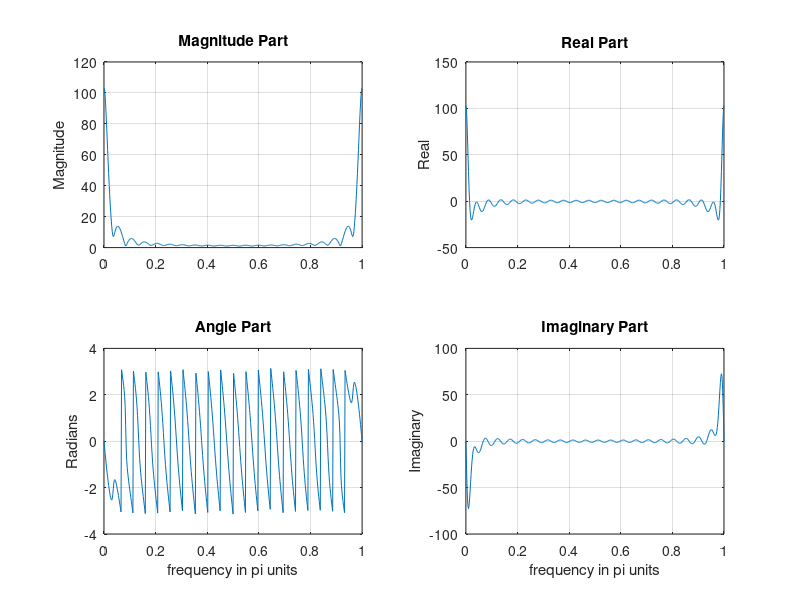

The MATLAB source for this figure: (Note: this script raises an error after producing the figure.)
%% EE 386 DTFT
%% TASK 1
% 1
% Using the matrix-vector multiplication approach discussed in section 2.1 of this lab, write a 
% Matlab function to compute the DTFT of a finite-duration sequence. 

%% Task 1a 
% over −𝜋 ≤ 𝜔 ≤ 𝜋. Plot DTFT magnitude and angle graphs.
%  𝑥(𝑛) = 𝑛(0.9)^𝑛 * [𝑢(𝑛) − 𝑢(𝑛 − 21)]
w = [0:1:500]*(2*pi)/500; % [0, pi] axis divided into 501 points.
a1 = 0.9.*ones(1,501).*exp(-1i*w);
X1a = (21*a1.^21 - 22*a1.^22 + a1 )./ (1-a1).^2;

magX1a = abs(X1a); angX1a = angle(X1a); realX1a = real(X1a); imagX1a = imag(X1a);

figure(1)
subplot(2,2,1); plot(w/(2*pi),magX1a); grid
title('Magnitude Part'); ylabel('Magnitude')
subplot(2,2,3); plot(w/(2*pi),angX1a); grid
xlabel('frequency in pi units'); title('Angle Part'); ylabel('Radians')
subplot(2,2,2); plot(w/(2*pi),realX1a); grid
title('Real Part'); ylabel('Real')
subplot(2,2,4); plot(w/(2*pi),imagX1a); grid
xlabel('frequency in pi units'); title('Imaginary Part'); ylabel('Imaginary')

%% Task 1b  
% over −𝜋 ≤ 𝜔 ≤ 𝜋. Plot DTFT magnitude and angle graphs of 
% 𝑥(𝑛) = {𝟒, 3, 2, 1, 1, 2, 3, 4}
n = 0:7;
w = [0:1:500]*(2*pi)/500;
x1b = [4 3 2 1 1 2 3 4];
X1b = dtft(x1b,n,w);

% might want to put all this junk in the function too
magX1b = abs(X1b); angX1b = angle(X1b); realX1b = real(X1b); imagX1b = imag(X1b);

figure(2)
subplot(2,2,1); plot(w/(2*pi),magX1b); grid
title('Magnitude Part'); ylabel('Magnitude')
subplot(2,2,3); plot(w/(2*pi),angX1b); grid
xlabel('frequency in pi units'); title('Angle Part'); ylabel('Radians')
subplot(2,2,2); plot(w/(2*pi),realX1b); grid
title('Real Part'); ylabel('Real')
subplot(2,2,4); plot(w/(2*pi),imagX1b); grid
xlabel('frequency in pi units'); title('Imaginary Part'); ylabel('Imaginary')
%% Task 2
%Let 𝑥1(𝑛) = { 𝟏, 2, 2, 1}. A new sequence 𝑥2(𝑛) is formed using:
%   x2(n) = {x1(n), 0<= n <=3} , {x1(n-4), 4<= n <=7}, {0, otherwise}
%% Part A done on paper
%% Task 2B
% Express X2(e^jw) in terms of X1(e^jw) without explicitly computing X1(e^jw)
x_1 = [1 2 2 1]; % seqeunce given
n1 = 0:3; % intervals 
n2 = 4:7;
w = [-250:1:250]*(2*pi)/500;

X1_A = dtft(x_1,n1,w); X1_B = dtft(x_1,n2,w);
X2 = X1_A + X1_B;

magX2 = abs(X2); angX2 = angle(X2); realX2 = real(X2); imagX2 = imag(X2);

figure(3)
subplot(2,2,1); plot(w/(pi),magX2); grid % < -- note I changed so it looks like 0 to 2pi
title('Magnitude Part of dtft(x_1,n1,w) + dtft(x_1,n2,w)'); ylabel('Magnitude')
subplot(2,2,2); plot(w/(pi),realX2); grid
title('Real Part'); ylabel('Real')
subplot(2,2,3); plot(w/(pi),angX2); grid
title('Magnitude Part'); ylabel('Magnitude')
xlabel('frequency in pi units'); title('Angle Part'); ylabel('Radians')
subplot(2,2,4); plot(w/(pi),imagX2); grid
xlabel('frequency in pi units'); title('Imaginary Part'); ylabel('Imaginary')

%%%% now plotting the result from part a

X3 = (1+exp(-1i*4*w)).*dtft(x_1,n1,w);
magX3 = abs(X3); angX3 = angle(X3); realX3 = real(X3); imagX3 = imag(X3);

figure(4)
subplot(2,2,1); plot(w/(pi),magX3); grid % < -- note I changed so it looks like 0 to 2pi
title('Magnitude Part of (1+exp(-1i*4*w)).*dtft(x_1,n1,w)'); ylabel('Magnitude')
subplot(2,2,2); plot(w/(pi),realX3); grid
title('Real Part'); ylabel('Real')
subplot(2,2,3); plot(w/(pi),angX3); grid
title('Magnitude Part'); ylabel('Magnitude')
xlabel('frequency in pi units'); title('Angle Part'); ylabel('Radians')
subplot(2,2,4); plot(w/(pi),imagX3); grid
xlabel('frequency in pi units'); title('Imaginary Part'); ylabel('Imaginary')
%% TASK 3
%  Let 𝑥(𝑛) be a random sequence uniformly distributed between [0, 1] over 
% 0 ≤ 𝑛 ≤ 10, and let 𝑦(𝑛) = 𝑥(𝑛 − 2). Using these two sequences, write a 
% Matlab script similar to Example 3 to verify the sample shift property.
% SamplShft: x(n-n0) => DTFT => exp(-jn0w)*X(exp(jw))
s = rng;
a = rand(0,11); 
rng(s);
x = rand(1,11); % contains exactly the same values as u1

n = 0:10;
k = 0:5000;
w = (pi/5000)*k; % <----- only needed for plotting

n0 = 2;

y = sigshift(x,n,n0);
Y1 = dtft(y,n,k);
% prove y1 = y2 .. where y2 = exp(-jn0w)*X(exp(jw))
Y2 = exp(-1i*(pi/5000)*n0)*dtft(x,n,k); 
% Y2 is DTFT => exp(-jn0w)*X(exp^jw) ...
% i.e. exp(-jn0w) * dtft of preshifted seq -> x

%%%%%%%%%%%%% Verification
error = max(abs(Y1-Y2)) % Difference 
%% TASK 4
% prove dtft(yn) = DTFT(-w0)
n = 0:100;
k = 0:500;
w0 = pi/4;
xn = cos(pi*n/2);
yn = exp(1i*w0*n).*xn;
%  dtft(yn)
Y1 = dtft(yn,n,k);
% vs X(exp(j*(w-w0)))
Y2 = xn*(exp(-1i*((pi/500)))).^((n-w0)'*k);
% or it might be : a -w0 next to the pi/500
% i.e. Y2 = xn*(exp(-1i*((pi/500)-w0))).^(n'*k);

% theory: the angle is the best comparison ... answers aren't very similar

error = max(abs(Y1-Y2)) % Difference

magy1 = abs(Y1); angy1 = angle(Y1); realy1 = real(Y1); imagy1 = imag(Y1);
magy2 = abs(Y2); angy2 = angle(Y2); realy2 = real(Y2); imagy2 = imag(Y2);
figure(5)
subplot(4,4,1); plot(k/500,magy1); grid
title('Magnitude Part of Y1'); ylabel('Magnitude')
subplot(4,4,3); plot(k/500,magy2); grid
title('Magnitude Part of Y2'); ylabel('Magnitude')

subplot(4,4,5); plot(k/500,angy1); grid
xlabel('frequency in pi units'); title('Angle Part of Y1'); ylabel('Radians')
subplot(4,4,7); plot(k/500,angy2); grid
xlabel('frequency in pi units'); title('Angle Part of Y2'); ylabel('Radians')

subplot(4,4,9); plot(k/500,realy1); grid
title('Real Part of Y1'); ylabel('Real')
subplot(4,4,11); plot(k/500,realy2); grid
title('Real Part of Y2'); ylabel('Real')

subplot(4,4,13); plot(k/500,imagy1); grid
xlabel('frequency of in pi units'); title('Imaginary Part of Y1'); ylabel('Imaginary')
subplot(4,4,15); plot(k/500,imagy2); grid
xlabel('frequency in pi units'); title('Imaginary Part of Y2'); ylabel('Imaginary')